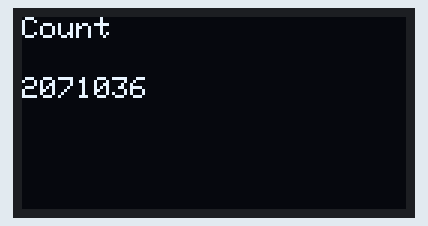
Recording of a sketch running on a simulated ESP32. On the bench: 128×64 one-colour display. The display library's start-up logo is not drawn; random numbers use the default seed unless the sketch sets one; nothing arrives over Bluetooth unless stated; a phone connects over Bluetooth LE 3 s after start; what the sketch prints to the serial monitor is not drawn.

Above: at 2.1 s.
At 6.2 s:
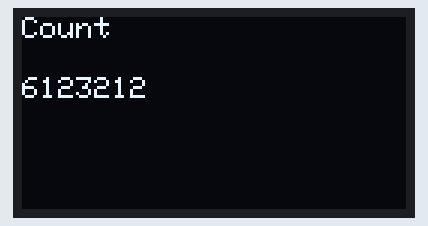
At 10.3 s:
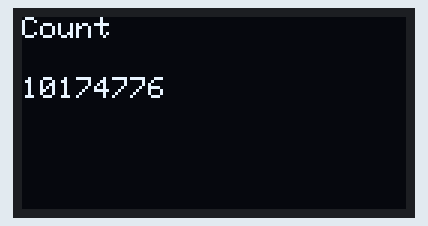
At 18.4 s:
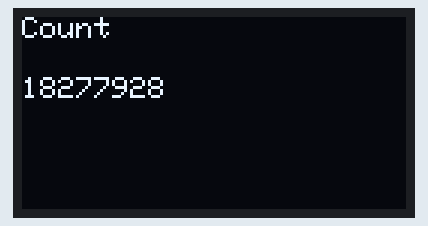
At 26.5 s:
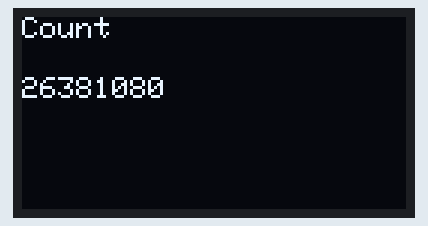
At 36.6 s:
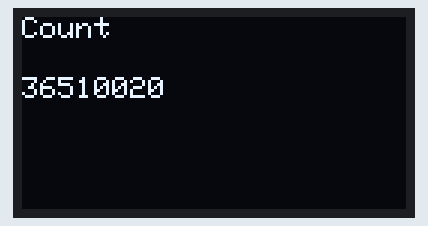

The sketch:

BLEexample10.ino
```cpp
/*
    Based on Neil Kolban example for IDF: https://github.com/nkolban/esp32-snippets/blob/master/cpp_utils/tests/BLE%20Tests/SampleServer.cpp
    Ported to Arduino ESP32 by Evandro Copercini
    updates by chegewara
*/


#include <SPI.h>
#include <Wire.h>
#include <Adafruit_GFX.h>
#include <Adafruit_SSD1306.h>

#define SCREEN_WIDTH 128 // OLED display width, in pixels
#define SCREEN_HEIGHT 64 // OLED display height, in pixels


// Declaration for an SSD1306 display connected to I2C (SDA, SCL pins)
// The pins for I2C are defined by the Wire-library.
// On an arduino UNO:       A4(SDA), A5(SCL)
// On an arduino MEGA 2560: 20(SDA), 21(SCL)
// On an arduino LEONARDO:   2(SDA),  3(SCL), ...
#define OLED_RESET     -1 // Reset pin # (or -1 if sharing Arduino reset pin)
#define SCREEN_ADDRESS 0x3C ///< See datasheet for Address; 0x3D for 128x64, 0x3C for 128x32
Adafruit_SSD1306 display(SCREEN_WIDTH, SCREEN_HEIGHT, &Wire, OLED_RESET);


#include <BLEDevice.h>
#include <BLEUtils.h>
#include <BLEServer.h>

// See the following for generating UUIDs:
// https://www.uuidgenerator.net/

#define SERVICE_UUID        "f0006900-110c-478b-b74b-6f403b364a9c"
#define DATA1_CHARACTERISTIC_UUID "f0006902-110c-478b-b74b-6f403b364a9c"
#define DATA2_CHARACTERISTIC_UUID "f0006904-110c-478b-b74b-6f403b364a9c"


BLECharacteristic *pData1Characteristic;
BLECharacteristic *pData2Characteristic;

void setup() {
  Serial.begin(115200);

  Serial.println("Starting Display!");

  // SSD1306_SWITCHCAPVCC = generate display voltage from 3.3V internally
  if(!display.begin(SSD1306_SWITCHCAPVCC, SCREEN_ADDRESS)) {
    Serial.println(F("SSD1306 allocation failed"));
    for(;;); // Don't proceed, loop forever
  }

    // Show initial display buffer contents on the screen --
  // the library initializes this with an Adafruit splash screen.
  display.display();
  delay(2000); // Pause for 2 seconds


  Serial.println("Starting BLE work!");

  BLEDevice::init("Chronos");

  Serial.println("Starting BLE work! 3");


  BLEServer *pServer = BLEDevice::createServer();

  Serial.println("Starting BLE work!  5");

  BLEService *pService = pServer->createService(SERVICE_UUID);

  Serial.println("Starting BLE work  7");
  pData1Characteristic = pService->createCharacteristic(
                                         DATA1_CHARACTERISTIC_UUID,
                                         BLECharacteristic::PROPERTY_READ |
                                         BLECharacteristic::PROPERTY_NOTIFY |
                                         BLECharacteristic::PROPERTY_WRITE
                                       );

Serial.println("Starting BLE work 9");


  //pData1Characteristic->setValue("Hello World says Neil");
  //pData1Characteristic->notify();

Serial.println("Starting BLE work 10");


  pData2Characteristic = pService->createCharacteristic(
                                         DATA2_CHARACTERISTIC_UUID,
                                         BLECharacteristic::PROPERTY_READ |
                                         BLECharacteristic::PROPERTY_NOTIFY |
                                         BLECharacteristic::PROPERTY_WRITE
                                       );


  Serial.println("Starting BLE work 11");

  unsigned int myTime = micros();
  uint32_t value = myTime;
  pData2Characteristic->setValue((uint8_t*)&value, 4);

  Serial.println("Starting BLE work 12");

  Serial.println(myTime);

  pService->start();
  // BLEAdvertising *pAdvertising = pServer->getAdvertising();  // this still is working for backward compatibility
  BLEAdvertising *pAdvertising = BLEDevice::getAdvertising();
  pAdvertising->addServiceUUID(SERVICE_UUID);
  pAdvertising->setScanResponse(true);
  pAdvertising->setMinPreferred(0x06);  // functions that help with iPhone connections issue
  pAdvertising->setMinPreferred(0x12);
  BLEDevice::startAdvertising();
  Serial.println("Characteristic defined! Now yu can read it in your phone!");
}

void loop() {
  // put your main code here, to run repeatedly:
  unsigned int myTime = micros();
  uint32_t value1 = myTime;
  uint32_t value2 = random(0, 255);;

  pData1Characteristic->setValue((uint8_t*)&value1, 4);
  pData1Characteristic->notify();

  pData2Characteristic->setValue((uint8_t*)&value2, 4);
  pData2Characteristic->notify();


  Serial.println(myTime);

    display.clearDisplay();
    display.setTextColor(SSD1306_WHITE);        // Draw white text
    display.setCursor(0,0);             // Start at top-left corner
    display.println(F("Count"));
    display.setCursor(0,20);             // Start at top-left corner
    display.println( myTime);
    display.display();

  delay(2000);
}
```

Measured:
- what the display in image 0 shows lasts 2.0 s, from 2.1 s to 4.1 s
